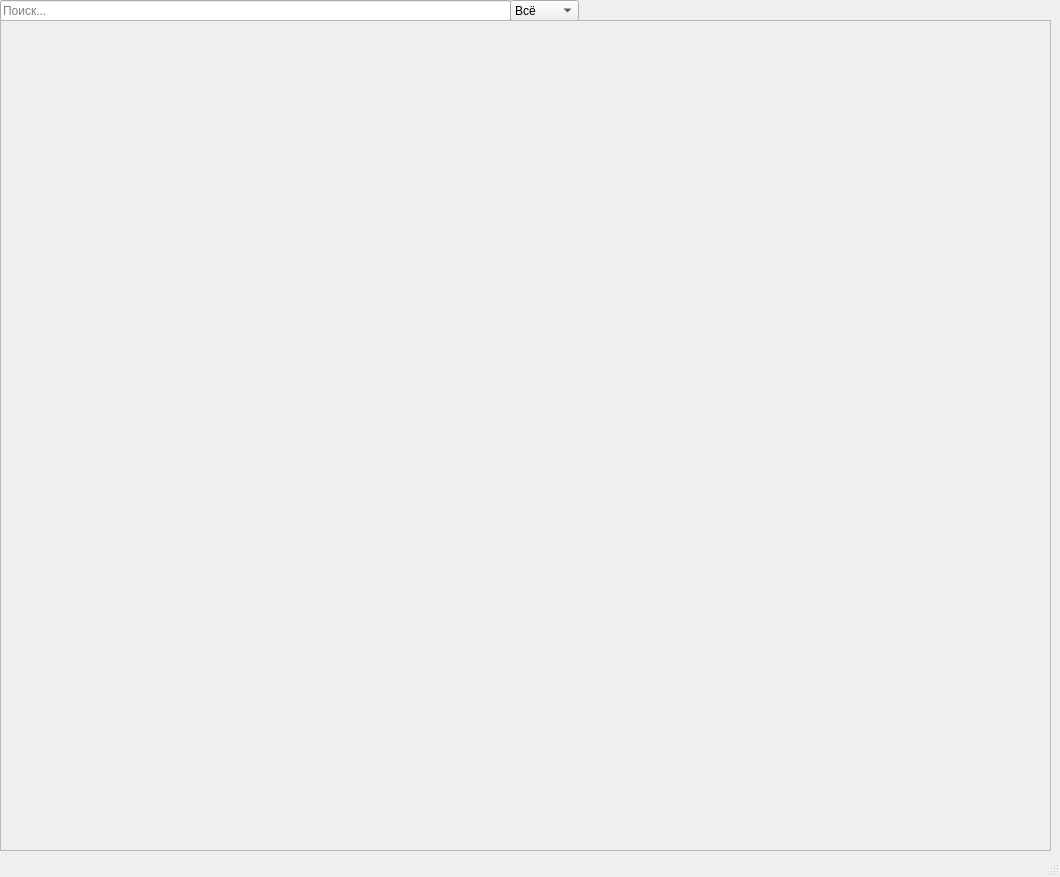
<?xml version="1.0" encoding="UTF-8"?>
<ui version="4.0">
 <class>MainWindow</class>
 <widget class="QMainWindow" name="MainWindow">
  <property name="geometry">
   <rect>
    <x>0</x>
    <y>0</y>
    <width>1060</width>
    <height>877</height>
   </rect>
  </property>
  <property name="windowTitle">
   <string>MainWindow</string>
  </property>
  <property name="autoFillBackground">
   <bool>true</bool>
  </property>
  <widget class="QWidget" name="centralwidget">
   <property name="enabled">
    <bool>true</bool>
   </property>
   <layout class="QGridLayout" name="gridLayout_2"/>
   <widget class="QLineEdit" name="search">
    <property name="geometry">
     <rect>
      <x>0</x>
      <y>0</y>
      <width>511</width>
      <height>21</height>
     </rect>
    </property>
    <property name="layoutDirection">
     <enum>Qt::RightToLeft</enum>
    </property>
    <property name="inputMask">
     <string/>
    </property>
    <property name="text">
     <string/>
    </property>
    <property name="placeholderText">
     <string>Поиск...</string>
    </property>
   </widget>
   <widget class="QComboBox" name="search_filter">
    <property name="geometry">
     <rect>
      <x>510</x>
      <y>0</y>
      <width>69</width>
      <height>21</height>
     </rect>
    </property>
    <item>
     <property name="text">
      <string>Всё</string>
     </property>
    </item>
    <item>
     <property name="text">
      <string>Режиссер</string>
     </property>
    </item>
    <item>
     <property name="text">
      <string>И т.д </string>
     </property>
    </item>
   </widget>
   <widget class="QScrollArea" name="scrollArea">
    <property name="geometry">
     <rect>
      <x>0</x>
      <y>20</y>
      <width>1051</width>
      <height>831</height>
     </rect>
    </property>
    <property name="sizePolicy">
     <sizepolicy hsizetype="Expanding" vsizetype="Expanding">
      <horstretch>0</horstretch>
      <verstretch>0</verstretch>
     </sizepolicy>
    </property>
    <property name="maximumSize">
     <size>
      <width>99999</width>
      <height>999999</height>
     </size>
    </property>
    <property name="autoFillBackground">
     <bool>false</bool>
    </property>
    <property name="horizontalScrollBarPolicy">
     <enum>Qt::ScrollBarAsNeeded</enum>
    </property>
    <property name="sizeAdjustPolicy">
     <enum>QAbstractScrollArea::AdjustIgnored</enum>
    </property>
    <property name="widgetResizable">
     <bool>true</bool>
    </property>
    <widget class="QWidget" name="scrollAreaWidgetContents">
     <property name="geometry">
      <rect>
       <x>0</x>
       <y>0</y>
       <width>1049</width>
       <height>829</height>
      </rect>
     </property>
     <property name="sizePolicy">
      <sizepolicy hsizetype="Minimum" vsizetype="Minimum">
       <horstretch>0</horstretch>
       <verstretch>0</verstretch>
      </sizepolicy>
     </property>
     <layout class="QGridLayout" name="gridLayout">
      <item row="0" column="0">
       <layout class="QGridLayout" name="grid">
        <item row="0" column="0">
         <layout class="QGridLayout" name="gridLayout_3"/>
        </item>
       </layout>
      </item>
     </layout>
    </widget>
   </widget>
  </widget>
  <widget class="QStatusBar" name="statusbar">
   <property name="enabled">
    <bool>true</bool>
   </property>
  </widget>
 </widget>
 <resources/>
 <connections/>
</ui>
